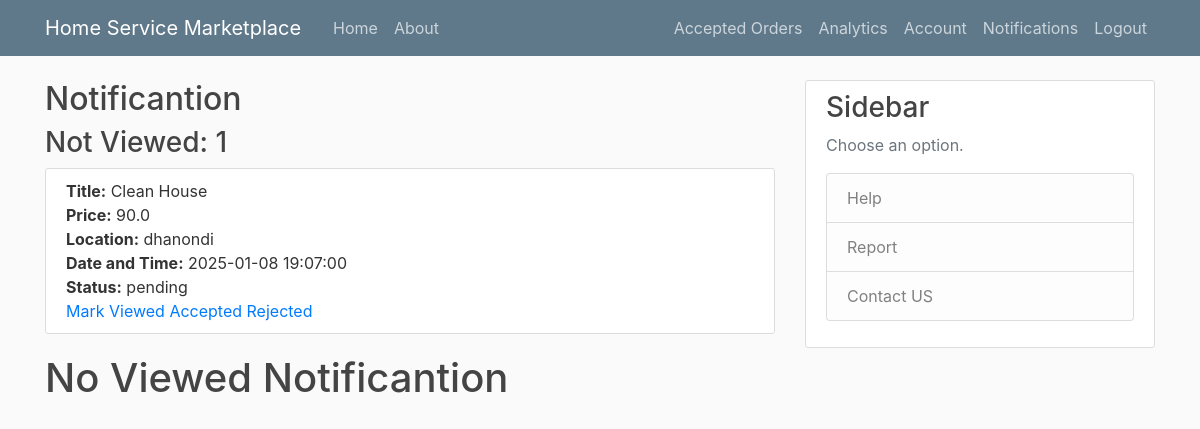
The page /notification (signed in) on the database its author committed.
### flaskapp/models.py (models this page shows, shortened)
class Order(db.Model):
    id = db.Column(db.Integer, primary_key=True)
    order_loc = db.Column(db.String(200), nullable=False)
    order_datetime = db.Column(db.DateTime, default=datetime.utcnow)
    status = db.Column(db.Enum(OrderStatus), nullable=False, default=OrderStatus.pending)
    review = db.Column(db.Text, nullable=True)
    rate = db.Column(db.Integer, nullable=True)
    price = db.Column(db.Float, nullable=False)
    notifications = db.Column(db.Enum(NotificationStatus), default=NotificationStatus.not_viewed)
    ser_id = db.Column(db.Integer, db.ForeignKey('service.id'), nullable=False)
    service = db.relationship('Service', backref='service_orders', lazy=True)  # Renamed backref
    customer_id = db.Column(db.Integer, db.ForeignKey('user.id'), nullable=False)
    service_provider_id = db.Column(db.Integer, db.ForeignKey('service_provider.id'), nullable=False)
    latitude = db.Column(db.Float)
    longitude = db.Column(db.Float)

class Service(db.Model):
    id = db.Column(db.Integer, primary_key=True)
    title = db.Column(db.String(100), nullable=False)
    description = db.Column(db.Text, nullable=False)
    date_posted = db.Column(db.DateTime, nullable=False, default=datetime.utcnow)
    user_id = db.Column(db.Integer, db.ForeignKey('user.id'), nullable=False)
    provider_id = db.Column(db.Integer, db.ForeignKey('service_provider.id'), nullable=False)
    ratings = db.Column(db.Integer, nullable=False)
    category_id = db.Column(db.Integer, db.ForeignKey('category.id'), nullable=False)
    duration = db.Column(db.Integer, nullable=False)
    ser_price = db.Column(db.Float, nullable=False)
    orders = db.relationship('Order', backref='linked_service', lazy=True)

### flaskapp/routes.py (the view)
@app.route('/notification')
def notification():
    checkprovider = ServiceProvider.query.filter_by(id = current_user.id).first()
    if checkprovider:
        note = (db.session.query(Order, Service).join(Service, Order.ser_id == Service.id).filter(Order.notifications == 'not_viewed', Order.service_provider_id == checkprovider.id).all())
        notes = [{
            'id': order.id,
            'price': order.price,
            'order_datetime': order.order_datetime,
            'status': order.status,
            'service_title': service.title,
            'loc' : order.order_loc,
        } for order, service in note]
        viewed = (db.session.query(Order, Service).join(Service, Order.ser_id == Service.id).filter(Order.notifications == 'viewed', Order.service_provider_id == checkprovider.id).all())
        views = [{
            'id': order.id,
            'price': order.price,
            'order_datetime': order.order_datetime,
            'status': order.status,
            'service_title': service.title,
            'loc' : order.order_loc,
        } for order, service in viewed]
    else:
        notes = None
        views = None
    return render_template('notification.html', note = notes, viewed = views)

### flaskapp/models.py (called while the page is built)
@login_manager.user_loader
def load_user(user_id):
    return User.query.get(int(user_id))

    @property
    def is_service_provider(self):
        return ServiceProvider.query.filter_by(id=self.id).first() is not None

### flaskapp/templates/notification.html
{% extends "layout.html" %}
{% block content %}
<h2>Notificantion</h2>
    {% if note %}
    <h3>Not Viewed: {{note | length}}</h3>
        {% for note in note %}
        <div class="content-section">
            <strong>Title:</strong> {{ note.service_title }} <br>
            <strong>Price:</strong> {{ note.price }} <br>
            <strong>Location:</strong> {{ note.loc}} <br>
            <strong>Date and Time:</strong> {{ note.order_datetime }} <br>
            <strong>Status:</strong> {{ note.status.value }} <br>
            <a href="{{ url_for('updateNotification', order_id = note.id) }}">Mark Viewed</a>
            <a href="{{ url_for('acceptOrder', order_id = note.id) }}">Accepted</a>
            <a href="{{ url_for('rejectOrder', order_id = note.id) }}">Rejected</a>
        </div>
    {% endfor %}
    {% else %}
    <h1> No Unviewed Notificantion </h1>
    {% endif %}
    {% if viewed %}
    <h3>Viewed: {{viewed | length}}</h3>
        {% for view in viewed %}
        <div class="content-section">
            <strong>Title:</strong> {{ view.service_title }} <br>
            <strong>Price:</strong> {{ view.price }} <br>
            <strong>Location:</strong> {{ view.loc}} <br>
            <strong>Date and Time:</strong> {{ view.order_datetime }} <br>
            <strong>Status:</strong> {{ view.status.value }} <br>
            <a href="{{ url_for('updateNotification', order_id = view.id) }}">Mark Unviewed</a>
            <a href="{{ url_for('acceptOrder', order_id = view.id) }}">Accepted</a>
            <a href="{{ url_for('rejectOrder', order_id = view.id) }}">Rejected</a>
        </div>
    {% endfor %}
    {% else %}
    <h1> No Viewed Notificantion </h1>
    {% endif %}
{% endblock content %}

### flaskapp/static/main.css (style rules this page uses)
body { background: #fafafa; color: #333333; margin-top: 5rem; }
h1, h2, h3, h4, h5, h6 { color: #444444; }
.content-section { background: #ffffff; padding: 10px 20px; border: 1px solid #dddddd; border-radius: 3px; margin-bottom: 20px; }

### rows shown on the page
Order: service_title "Clean House", price "90.0", loc "dhanondi", order_datetime "2025-01-08 19:07:00", status.value "pending"

### other values the page prints
{{ note | length }} "1"
